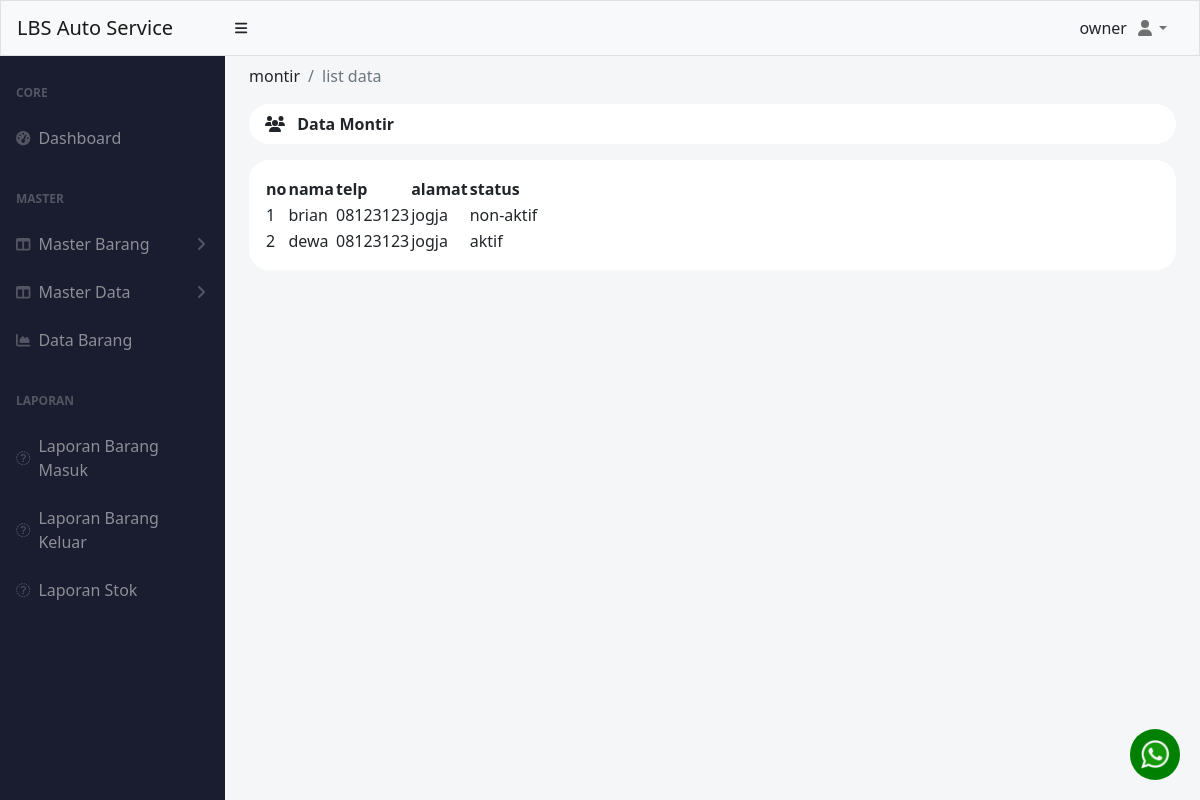
Page /index.php?menu=montir (signed in) on the committed database.
### tables this page shows
CREATE TABLE `montir` (
  `id` int(11) NOT NULL,
  `nama` varchar(50) NOT NULL,
  `telp` char(20) NOT NULL,
  `alamat` varchar(255) NOT NULL,
  `status` enum('aktif','non-aktif') NOT NULL
);

### pages/master_data/montir/index.php (the view, shortened to what this page needs)
<?php
include './koneksi.php';
$query = mysqli_query($conn, "SELECT * FROM montir");
?>
<div class="container-fluid px-4 ">
    <ol class="breadcrumb pt-2">
        <li class="breadcrumb-item ">montir</li>
        <li class="breadcrumb-item active">list data</li>
    </ol>
    <div class="mb-4">
        <div class="card-header clearfix mb-3" style="border-radius: 20px ;background-color: white; border:0px;">
            <i class="fa-solid fa-users"></i>
            <span class="ms-2 fw-bolder"> Data Montir</span>
        </div>
        <div class="p-3  bg-white " style="border-radius: 20px; ">
            <table id="datatablesSimple" style="border-color: white;">
                <thead class="">
                    <tr>
                        <th>no</th>
                        <th>nama</th>
                        <th>telp</th>
                        <th>alamat</th>
                        <th>status</th>
                    </tr>
                </thead>
                <tbody>
                    <?php
                    $i = 1;
                    while ($data = mysqli_fetch_assoc($query)) :
                    ?>
                        <tr>
                            <td><?= $i++ ?></td>
                            <td><?= $data['nama'] ?></td>
                            <td><?= $data['telp'] ?></td>
                            <td><?= $data['alamat'] ?></td>
                            <td><?= $data['status'] ?></td>
                        </tr>
                    <?php
                    endwhile;
                    ?>
                </tbody>
            </table>
        </div>
    </div>
</div>

### rows in the picture
montir: nama "brian", telp "08123123", alamat "jogja", status "non-aktif"
montir: nama "dewa", telp "08123123", alamat "jogja", status "aktif"

### other values in the picture
$varSession['username'] "owner"
